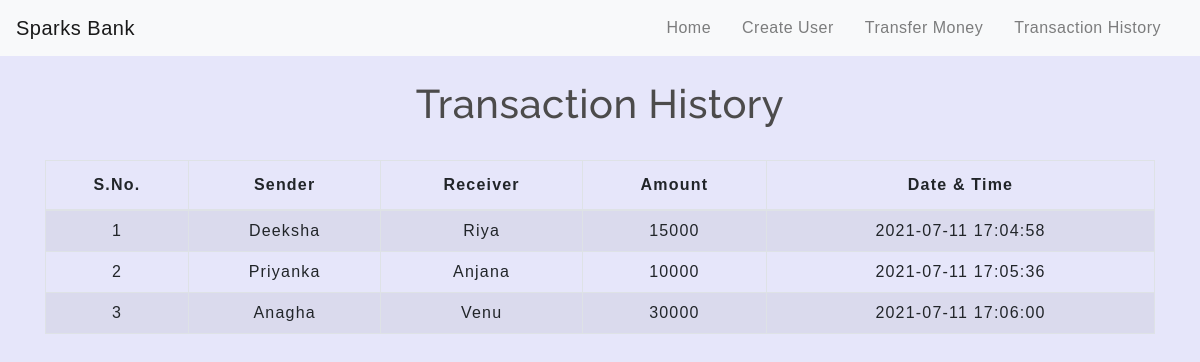
The page /transactionhistory.php on the database its author committed.
### tables this page shows
CREATE TABLE `transaction` (
  `sno` int(3) NOT NULL,
  `sender` text NOT NULL,
  `receiver` text NOT NULL,
  `balance` int(8) NOT NULL,
  `datetime` datetime NOT NULL DEFAULT current_timestamp()
);

### transactionhistory.php (the view, shortened to what this page needs)
<!DOCTYPE html>
<html lang="en">
<head>
    <link rel="stylesheet" href="https://stackpath.bootstrapcdn.com/bootstrap/4.5.2/css/bootstrap.min.css">
    <link rel="stylesheet" type="text/css" href="css/table.css">
    <link rel="stylesheet" type="text/css" href="css/navbar.css">
</head>
<body>
<body style="background-color:lavender;">
<?php
  include 'navbar.php';
?>
	<div class="container">
        <h2 class="text-center pt-4">Transaction History</h2>
       <br>
       <div class="table-responsive-sm">
    <table class="table table-hover table-striped table-condensed table-bordered">
        <thead>
            <tr>
                <th class="text-center">S.No.</th>
                <th class="text-center">Sender</th>
                <th class="text-center">Receiver</th>
                <th class="text-center">Amount</th>
                <th class="text-center">Date & Time</th>
            </tr>
        </thead>
        <tbody>
        <?php
            include 'config.php';
            $sql ="select * from transaction";
            $query =mysqli_query($conn, $sql);
            while($rows = mysqli_fetch_assoc($query))
            {
        ?>
            <tr>
            <td class="py-2"><?php echo $rows['sno']; ?></td>
            <td class="py-2"><?php echo $rows['sender']; ?></td>
            <td class="py-2"><?php echo $rows['receiver']; ?></td>
            <td class="py-2"><?php echo $rows['balance']; ?> </td>
            <td class="py-2"><?php echo $rows['datetime']; ?> </td>
        <?php
            }
        ?>
        </tbody>
    </table>
    </div>
</div>
</body>
</html>

### css/table.css (style rules this page uses)
* { padding: 0; margin: 0; box-sizing: border-box; font-family: sans-serif; }
h2 { font-size: 40px; }
table { letter-spacing: 1.2px; }
td { text-align: center; }

### css/navbar.css (style rules this page uses)
h2 { color: #4C4B4B; letter-spacing: 0.5px; font-family: raleway; }

### rows shown on the page
transaction: sno "1", sender "Deeksha", receiver "Riya", balance "15000", datetime "2021-07-11 17:04:58"
transaction: sno "2", sender "Priyanka", receiver "Anjana", balance "10000", datetime "2021-07-11 17:05:36"
transaction: sno "3", sender "Anagha", receiver "Venu", balance "30000", datetime "2021-07-11 17:06:00"
